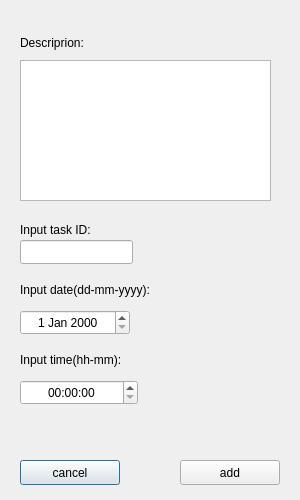
<?xml version="1.0" encoding="UTF-8"?>
<ui version="4.0">
 <class>Addt</class>
 <widget class="QWidget" name="Addt">
  <property name="geometry">
   <rect>
    <x>0</x>
    <y>0</y>
    <width>300</width>
    <height>500</height>
   </rect>
  </property>
  <property name="minimumSize">
   <size>
    <width>300</width>
    <height>500</height>
   </size>
  </property>
  <property name="maximumSize">
   <size>
    <width>300</width>
    <height>500</height>
   </size>
  </property>
  <property name="windowTitle">
   <string>AddTask</string>
  </property>
  <widget class="QPushButton" name="pushButton">
   <property name="geometry">
    <rect>
     <x>20</x>
     <y>460</y>
     <width>100</width>
     <height>25</height>
    </rect>
   </property>
   <property name="sizePolicy">
    <sizepolicy hsizetype="Minimum" vsizetype="Fixed">
     <horstretch>100</horstretch>
     <verstretch>25</verstretch>
    </sizepolicy>
   </property>
   <property name="minimumSize">
    <size>
     <width>100</width>
     <height>25</height>
    </size>
   </property>
   <property name="maximumSize">
    <size>
     <width>100</width>
     <height>25</height>
    </size>
   </property>
   <property name="sizeIncrement">
    <size>
     <width>100</width>
     <height>25</height>
    </size>
   </property>
   <property name="baseSize">
    <size>
     <width>100</width>
     <height>25</height>
    </size>
   </property>
   <property name="cursor">
    <cursorShape>PointingHandCursor</cursorShape>
   </property>
   <property name="focusPolicy">
    <enum>Qt::StrongFocus</enum>
   </property>
   <property name="text">
    <string>cancel</string>
   </property>
   <property name="autoDefault">
    <bool>false</bool>
   </property>
   <property name="default">
    <bool>true</bool>
   </property>
   <property name="flat">
    <bool>false</bool>
   </property>
  </widget>
  <widget class="QPushButton" name="pushButton_2">
   <property name="geometry">
    <rect>
     <x>180</x>
     <y>460</y>
     <width>100</width>
     <height>25</height>
    </rect>
   </property>
   <property name="sizePolicy">
    <sizepolicy hsizetype="Minimum" vsizetype="Fixed">
     <horstretch>100</horstretch>
     <verstretch>25</verstretch>
    </sizepolicy>
   </property>
   <property name="minimumSize">
    <size>
     <width>100</width>
     <height>25</height>
    </size>
   </property>
   <property name="maximumSize">
    <size>
     <width>100</width>
     <height>25</height>
    </size>
   </property>
   <property name="sizeIncrement">
    <size>
     <width>100</width>
     <height>25</height>
    </size>
   </property>
   <property name="baseSize">
    <size>
     <width>100</width>
     <height>25</height>
    </size>
   </property>
   <property name="cursor">
    <cursorShape>PointingHandCursor</cursorShape>
   </property>
   <property name="text">
    <string>add</string>
   </property>
  </widget>
  <widget class="QLabel" name="label">
   <property name="geometry">
    <rect>
     <x>20</x>
     <y>30</y>
     <width>70</width>
     <height>25</height>
    </rect>
   </property>
   <property name="text">
    <string>Descriprion:</string>
   </property>
  </widget>
  <widget class="QTextEdit" name="textEdit">
   <property name="geometry">
    <rect>
     <x>20</x>
     <y>60</y>
     <width>251</width>
     <height>141</height>
    </rect>
   </property>
  </widget>
  <widget class="QTimeEdit" name="timeEdit">
   <property name="geometry">
    <rect>
     <x>20</x>
     <y>380</y>
     <width>118</width>
     <height>25</height>
    </rect>
   </property>
   <property name="alignment">
    <set>Qt::AlignCenter</set>
   </property>
  </widget>
  <widget class="QDateEdit" name="dateEdit">
   <property name="geometry">
    <rect>
     <x>20</x>
     <y>310</y>
     <width>110</width>
     <height>25</height>
    </rect>
   </property>
   <property name="alignment">
    <set>Qt::AlignCenter</set>
   </property>
  </widget>
  <widget class="QLabel" name="label_2">
   <property name="geometry">
    <rect>
     <x>20</x>
     <y>280</y>
     <width>161</width>
     <height>20</height>
    </rect>
   </property>
   <property name="text">
    <string>Input date(dd-mm-yyyy):</string>
   </property>
  </widget>
  <widget class="QLabel" name="label_3">
   <property name="geometry">
    <rect>
     <x>20</x>
     <y>350</y>
     <width>161</width>
     <height>20</height>
    </rect>
   </property>
   <property name="text">
    <string>Input time(hh-mm):</string>
   </property>
  </widget>
  <widget class="QLabel" name="label_4">
   <property name="geometry">
    <rect>
     <x>20</x>
     <y>220</y>
     <width>80</width>
     <height>20</height>
    </rect>
   </property>
   <property name="text">
    <string>Input task ID:</string>
   </property>
  </widget>
  <widget class="QLineEdit" name="lineEdit">
   <property name="geometry">
    <rect>
     <x>20</x>
     <y>240</y>
     <width>113</width>
     <height>24</height>
    </rect>
   </property>
   <property name="alignment">
    <set>Qt::AlignCenter</set>
   </property>
  </widget>
 </widget>
 <resources/>
 <connections/>
</ui>
